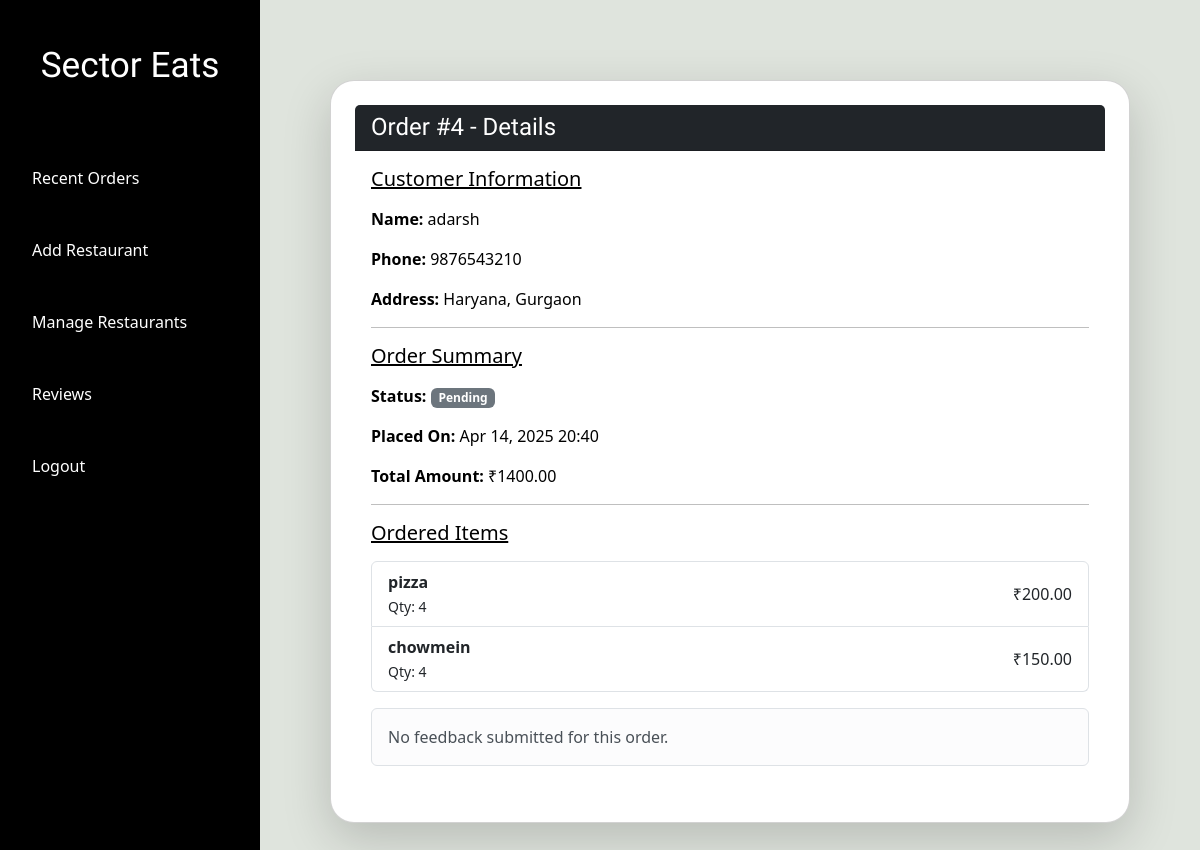
Page /order/4/ on the committed database.
### RestaurantApp/models.py (models this page shows, shortened)
class Order(models.Model):
    user = models.ForeignKey(User, on_delete=models.CASCADE)
    created_at = models.DateTimeField(auto_now_add=True)
    total_amount = models.DecimalField(max_digits=8, decimal_places=2)
    address = models.TextField()
    city = models.CharField(max_length=100)
    phone = models.CharField(max_length=15)
    status = models.CharField(
        max_length=50,
        choices=[
            ('Pending', 'Pending'),
            ('Accepted', 'Accepted'),
            ('Rejected', 'Rejected'),
            ('Out for Delivery', 'Out for Delivery'),
            ('Delivered', 'Delivered'),
        ],
        default='Pending'
    )

class OrderItem(models.Model):
    order = models.ForeignKey(Order, on_delete=models.CASCADE, related_name='items')
    item = models.ForeignKey(MenuItem, on_delete=models.CASCADE)
    quantity = models.PositiveIntegerField()
    price = models.DecimalField(max_digits=6, decimal_places=2)

class MenuItem(models.Model):
    restaurant = models.ForeignKey('Restaurant', on_delete=models.CASCADE)
    name = models.CharField(max_length=100)
    description = models.TextField()
    price = models.DecimalField(max_digits=6, decimal_places=2)
    image = models.ImageField(upload_to='menu_items/', null=True, blank=True)

### RestaurantApp/views.py (the view)
# urls.py: path('order/<int:order_id>/', views.order_detail, name='order_detail'),
def order_detail(request, order_id):
    order = Order.objects.get(id=order_id)
    return render(request, 'order_detail.html', {'order': order})

### templates/order_detail.html (shortened to what this page needs)
{% extends "admin_base.html" %}
{% block content %}
<div class="container d-flex justify-content-center mt-5">
    <div class="card shadow-lg w-100" style="max-width: 800px;">
        <div class="card-header bg-dark text-white">
            <h4 class="mb-0" style="font-family: 'Oswald', sans-serif;">Order #{{ order.id }} - Details</h4>
        </div>
        <div class="card-body">
            <h5 class="mb-3 text-decoration-underline">Customer Information</h5>
            <p><strong>Name:</strong> {{ order.user.get_username }}</p>
            <p><strong>Phone:</strong> {{ order.phone }}</p>
            <p><strong>Address:</strong> {{ order.address }}, {{ order.city }}</p>
            <hr>
            <h5 class="mb-3 text-decoration-underline">Order Summary</h5>
            <p><strong>Status:</strong>
                <span class="badge
                    {% if order.status == 'Delivered' %}bg-success
                    {% elif order.status == 'Out for Delivery' %}bg-warning text-dark
                    {% elif order.status == 'Accepted' %}bg-info text-dark
                    {% elif order.status == 'Rejected' %}bg-danger
                    {% else %}bg-secondary
                    {% endif %}
                ">
                    {{ order.status }}
                </span>
            </p>
            <p><strong>Placed On:</strong> {{ order.created_at|date:"M d, Y H:i" }}</p>
            <p><strong>Total Amount:</strong> ₹{{ order.total_amount }}</p>
            <hr>
            <h5 class="mb-3 text-decoration-underline">Ordered Items</h5>
            <ul class="list-group mb-3">
                {% for item in order.items.all %}
                    <li class="list-group-item d-flex justify-content-between align-items-center">
                        <div>
                            <strong>{{ item.item.name }}</strong> <br>
                            <small>Qty: {{ item.quantity }}</small>
                        </div>
                        <span>₹{{ item.price|floatformat:2 }}</span>
                    </li>
                {% endfor %}
            </ul>
            {% if order.feedbacks.exists %}
            <hr>
            <h5 class="mb-3 text-decoration-underline">Feedback</h5>
            {% for feedback in order.feedbacks.all %}
                <p><strong>Mood:</strong>
                    {% if feedback.mood == 1 %}Very Bad 😡
                    {% elif feedback.mood == 2 %}Okay 😐
                    {% elif feedback.mood == 3 %}Good 🙂
                    {% elif feedback.mood == 4 %}Excellent 🤩
                    {% endif %}
                </p>
                <p><strong>Delivery Speed:</strong> {{ feedback.delivery_speed }}</p>
                <p><strong>Etiquette Rating:</strong> {{ feedback.etiquette_rating }}</p>
                <p><strong>Temperature:</strong> {{ feedback.temperature|title }}</p>
                <p><strong>Issues:</strong>
                    {% if feedback.issues %}
                        <ul>
                            {% for issue in feedback.issues %}
                                <li>{{ issue|title }}</li>
                            {% endfor %}
                        </ul>
                    {% else %}
                        No issues reported.
                    {% endif %}
                </p>
                <p><strong>Comments:</strong> {{ feedback.feedback|default:"No comments." }}</p>
                <p><strong>Submitted At:</strong> {{ feedback.submitted_at|date:"M d, Y H:i" }}</p>
                {% if feedback.food_photo %}
                    <div class="mb-3">
                        <strong>Photo:</strong><br>
                        <img src="{{ feedback.food_photo.url }}" class="img-fluid rounded shadow-sm" alt="Food Photo" width="300">
                    </div>
                {% endif %}
                {% if not forloop.last %}<hr>{% endif %}
            {% endfor %}
            {% else %}
                <div class="alert alert-light border mt-3">No feedback submitted for this order.</div>
            {% endif %}
        </div>
    </div>
</div>
{% endblock %}

### templates/admin_base.html (style rules this page uses)
* { box-sizing: border-box; margin: 0; padding: 0; font-family: 'Segoe UI', Tahoma, Geneva, Verdana, sans-serif; }
body { background: #dfe4dd; display: flex; min-height: 100vh; }
.card { border-radius: 1.5rem; padding: 1.5rem; display: flex; flex-direction: column; justify-content: space-between; color: #000; box-shadow: 0 10px 20px rgba(0,0,0,0.1); width: 100%; max-width: 300px; min-height: 200px; transition: transform 0.3s ease, box-shadow 0.3s ease; }

### rows in the picture
Order: id "4", user.get_username "adarsh", phone "9876543210", address "Haryana", city "Gurgaon", status "Pending", created_at "Apr 14, 2025 20:40", total_amount "1400.00"
OrderItem: item.name "pizza", quantity "4", price "200.00"
OrderItem: item.name "chowmein", quantity "4", price "150.00"
